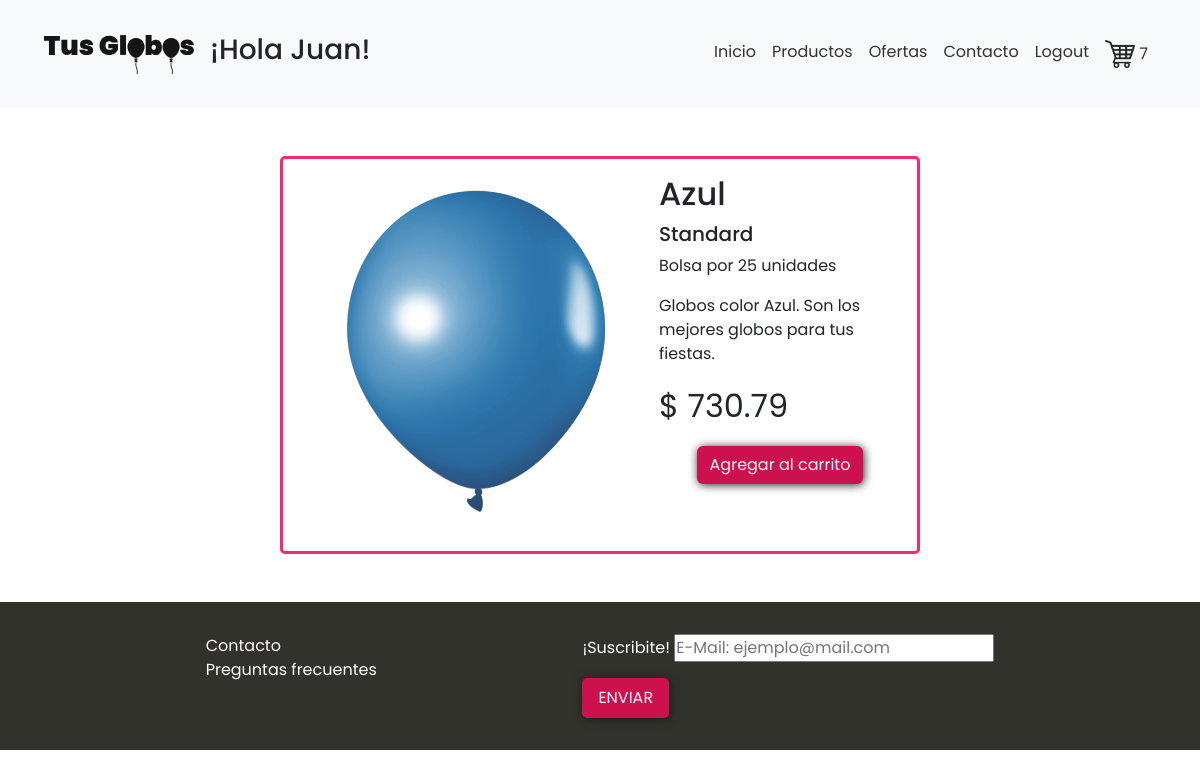
The page /public/views/template/detalleproducto.php?id=2 (signed in) on the database its author committed.
### tables this page shows
CREATE TABLE `productos` (
  `id` int(11) NOT NULL,
  `nombre` varchar(50) DEFAULT NULL,
  `tipo` varchar(20) DEFAULT NULL,
  `descripcion` varchar(100) DEFAULT NULL,
  `precio` decimal(8,2) DEFAULT NULL,
  `unidadesporbolsa` int(11) DEFAULT NULL,
  `categoria` varchar(20) DEFAULT NULL,
  `imagen` varchar(50) DEFAULT NULL,
  `stock` int(11) DEFAULT NULL
);

### resources/controllers/Productos.php (called while the page is built, shortened)
<?php
class Productos {
    public function traer_catalogo():array{
      $conexion = new Conexion();
      $db = $conexion->getConexion();
      $query = "SELECT * FROM productos";
      $stmt = $db->prepare($query);
      $stmt->execute();
      $catalogo = [];
   while ($row = $stmt->fetch(PDO::FETCH_ASSOC)){
          $productos = new self();
          $productos->id = $row['id'];
          $productos->nombre = $row['nombre'];
          $productos->tipo = $row['tipo'];
          $productos->precio = $row['precio'];
          $productos->descripcion = $row['descripcion'];
          $productos->unidadesporbolsa = $row['unidadesporbolsa'];
          $productos->imagen = $row['imagen'];
          $productos->categoria = $row['categoria'];
          $productos->stock = $row['stock'];
                    $catalogo[] = $productos;
        }
        return $catalogo;
    }
     public function traer_id_detalle($id){
        $resultado = [];
        $catalogo = $this->traer_catalogo();
        foreach ($catalogo as $d) {
           if($d->id == $id){
                $resultado[] = $d;
           }
        }
        return $resultado;
     }
}
?>

### public/views/template/detalleproducto.php (the view, shortened to what this page needs)
<?php
    include "../parts/head.php";
        require_once "../../../resources/controllers/Productos.php";
$productos = new Productos();
?>
</body>
<?php
    include "./menu.php";
    ?>
<?php
if (isset($_GET['id'])) {
    $resultado = $productos->traer_id_detalle($_GET['id']);
    if (empty($resultado)) {
        echo 'No se encontraron resultados.';
      } else {
        foreach ($resultado as $r) {
            echo '<div class="container-detalle"id="resultado" >
            <div class="card-detalle"">
  <img class="card-img-top" src="../assets/img/'.$r->imagen.'.png" alt="Globo color '.$r->nombre.'">
  <div class="card-body">
    <h3 class="card-title-detalle">'.$r->nombre.'</h3>
        <h5>'.$r->tipo.'</h5>
    <p class="card-text">Bolsa por '.$r->unidadesporbolsa.' unidades</p>
        <p class="card-text">'.$r->descripcion.'</p>
        <p class="card-text precio-card-detalle">$ '.$r->precio.'</p>
        <div class="div-btn-card">
<a class="btn" onclick="agregarACarrito('.$r->id.', '.$_SESSION['user']['id'].')">Agregar al carrito</a>
    </div>
        </div>
        </div>
        </div>';
        }
      }
  } else {
    echo 'No se recibió ninguna información del destino.';
  }
 ?>
    <?php
    include "../parts/footer.php";
    ?>
</body>
</html>

### public/views/assets/css/stylesgeneral.css (style rules this page uses)
* { margin: 0; padding: 0; font-family: "Poppins", sans-serif; box-sizing: border-box; }
.div-btn-card { display: flex; justify-content: center; gap: 2rem; }
.div-btn-card a { background-color: var(--color-principal); color: var(--color-light); filter: drop-shadow(1px 1px 5px rgb(37, 37, 37)); }
.container-detalle { display: grid; justify-items: center; margin-block: 3rem; }
.card-detalle { display: flex; border: 3px solid var(--color-secundario); width: 40rem; padding: 1rem; border-radius: 5px; }
.precio-card-detalle, .card-title-detalle { font-size: 2rem; text-transform: capitalize; }
.card-title, h5, .btn-filtros { text-transform: capitalize; }

### rows shown on the page
productos: imagen (picture), nombre "Azul", tipo "Standard", unidadesporbolsa "25", descripcion "Globos color Azul. Son los mejores globos para tus fiestas.", precio "730.79"

### other values the page prints
$_SESSION['user']['nombre'] "Juan"
$cantidadCarrito "7"
